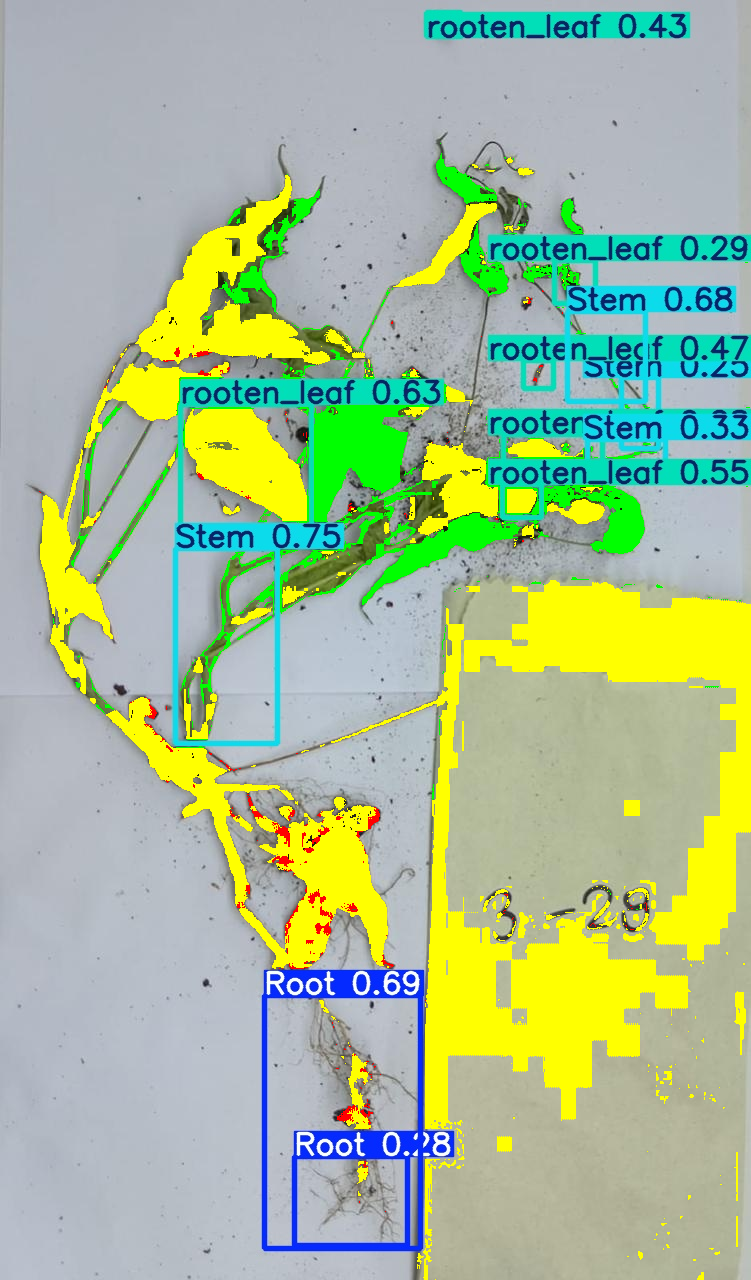
#> input picture UI/temp_analysis/analysis_img001_analysis.png, 751 x 1280 px; its folder holds only this picture in this run
$ python -i plant_analyzer.py   (imports and definitions only)
#> lines starting #> are read from the running program, lines starting #| are printed output that depends on the picture; after the words box and inside, x2 and y2 are one past the last pixel; in counts of white or black regions, pixels touching at a corner belong together
"""
Utilidades para análisis de afectación en hojas
"""

import cv2
import numpy as np
from pathlib import Path
from typing import Dict, List, Tuple, Optional

class PlantAnalyzer:
    """Clase para análisis de afectación en plantas"""

    def __init__(self):
        # Rangos de color en HSV para diferentes estados, ajustados según las imágenes
        self.color_ranges = {
            "sano": {
                # Verdes vibrantes y saludables
                "lower": np.array([35, 50, 50]),
                "upper": np.array([85, 255, 255])
            },
            "afectado": {
                # Tonos amarillentos y verdes pálidos
                "lower": np.array([20, 50, 50]),
                "upper": np.array([34, 255, 255])
            },
            "severo": {
                # Tonos marrones, cafés y áreas necróticas (secas/quemadas)
                "lower": np.array([5, 30, 20]),
                "upper": np.array([19, 255, 200])
            }
        }

        # Colores para visualización (BGR)
        self.visualization_colors = {
            "sano": [0, 255, 0],      # Verde
            "afectado": [0, 255, 255], # Amarillo
            "severo": [0, 0, 128]      # Marrón oscuro
        }

    def analyze_leaf_damage(self, image_path: str) -> Optional[Dict]:
        """
        Analizar daño en una hoja individual

        Args:
            image_path: Ruta a la imagen de la hoja

        Returns:
            Dict: Resultados del análisis o None si falla
        """
        try:
            # Cargar imagen
            img = cv2.imread(str(image_path))
#> img is the input picture: shape (1280, 751, 3); mean B, G, R 149, 188.3, 167
            if img is None:
                return None

            # Convertir a HSV
            hsv_img = cv2.cvtColor(img, cv2.COLOR_BGR2HSV)
#> hsv_img: shape (1280, 751, 3); mean H, S, V 79, 79.5, 197

            # Crear máscaras para cada estado
            masks = {}
            pixel_counts = {}

            for state, color_range in self.color_ranges.items():
                mask = cv2.inRange(hsv_img, color_range["lower"], color_range["upper"])
                masks[state] = mask
                pixel_counts[state] = cv2.countNonZero(mask)
#> this loop made 3 passes
#> pass 1, in analyze_leaf_damage, `mask = cv2.inRange(hsv_img, color_range["lower"], color_range["upper"])`:
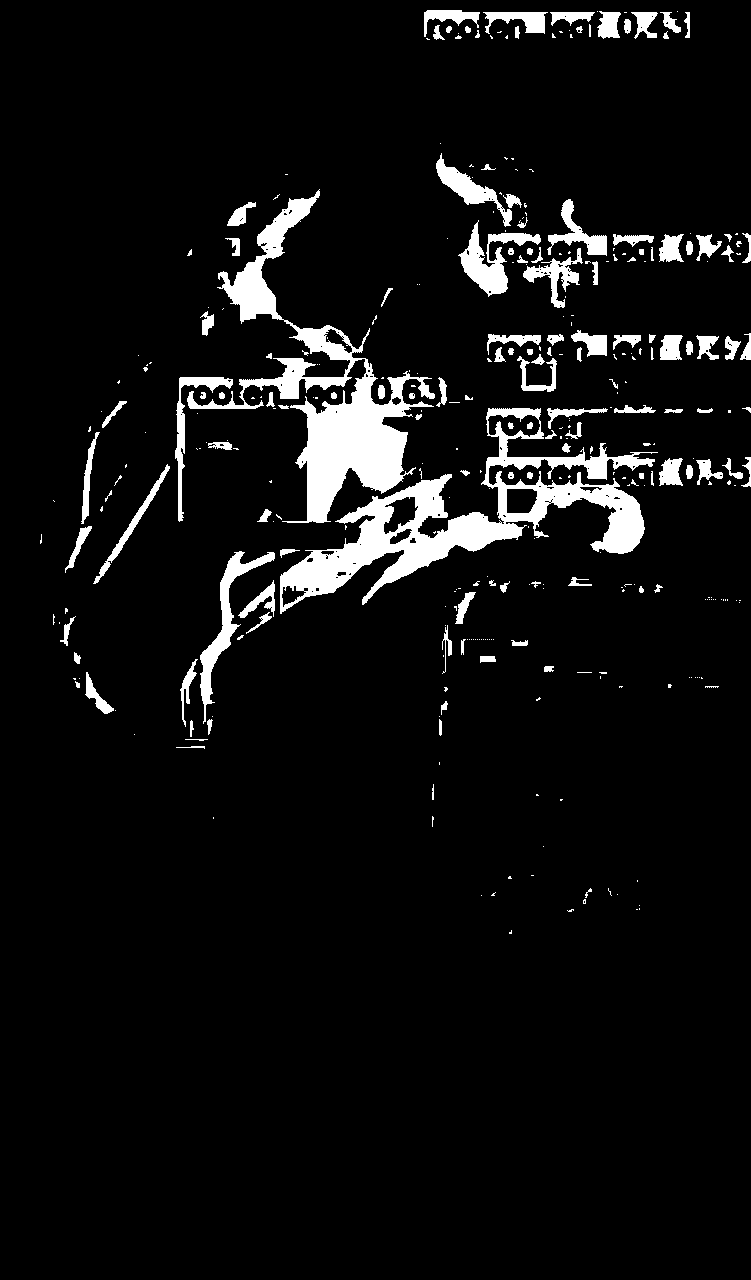
#> mask: shape (1280, 751); 6.4% white; 354 white regions (219 under 20 px), largest, box (x1, y1, x2, y2) and area: (280, 408, 658, 614) 17778, (187, 189, 435, 523) 16924, (200, 551, 275, 724) 2199
#> pass 3, in analyze_leaf_damage, `mask = cv2.inRange(hsv_img, color_range["lower"], color_range["upper"])`:
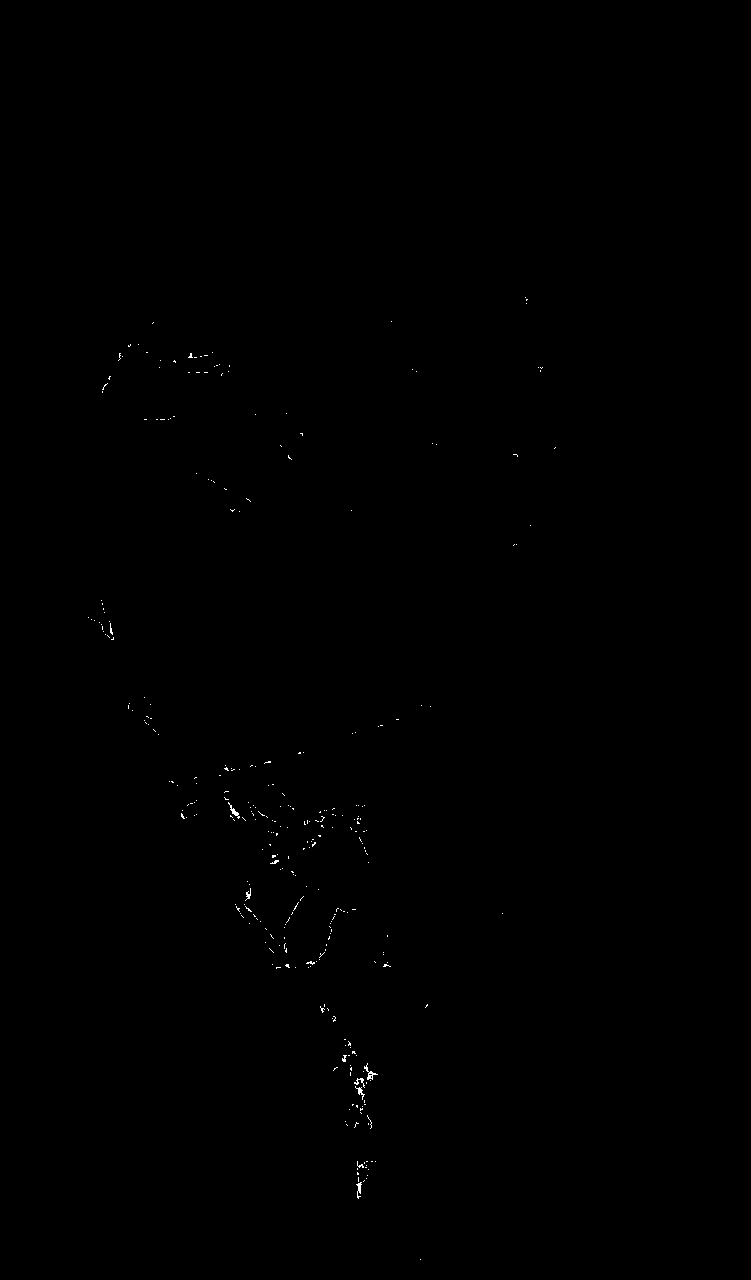
#> mask: shape (1280, 751); 0.13% white in thin lines or dots, all inside (x1, y1, x2, y2) = (88, 297, 556, 1260)
#> after the loop, masks = 3 items; pixel_counts = {'sano': 61613, 'afectado': 128156, 'severo': 1204}

            # Calcular total de píxeles de la planta
            total_plant_pixels = sum(pixel_counts.values())
#> total_plant_pixels = 190973

            if total_plant_pixels == 0:
                return {
                    "sano": 0.0,
                    "afectado": 0.0,
                    "severo": 0.0,
                    "afectacion_total": 0.0,
                    "total_pixels": 0,
                    "masks": masks,
                    "original_image": img
                }

            # Calcular porcentajes
            percentages = {}
            for state, count in pixel_counts.items():
                percentages[state] = (count / total_plant_pixels) * 100
#> this loop made 3 passes
#> (state, count) on passes 1 to 3: ('sano', 61613), ('afectado', 128156), ('severo', 1204)
#> after the loop, percentages = {'sano': 32.26, 'afectado': 67.11, 'severo': 0.63}

            # Afectación total
            afectacion_total = percentages["afectado"] + percentages["severo"]
#> afectacion_total = 67.74

            # Crear máscara superpuesta para visualización
            overlay_mask = np.zeros_like(img)
            for state, mask in masks.items():
                color = self.visualization_colors[state]
                overlay_mask[mask > 0] = color
#> this loop made 3 passes
#> (state, color) on passes 1 to 3: ('sano', [0, 255, 0]), ('afectado', [0, 255, 255]), ('severo', [0, 0, 128])
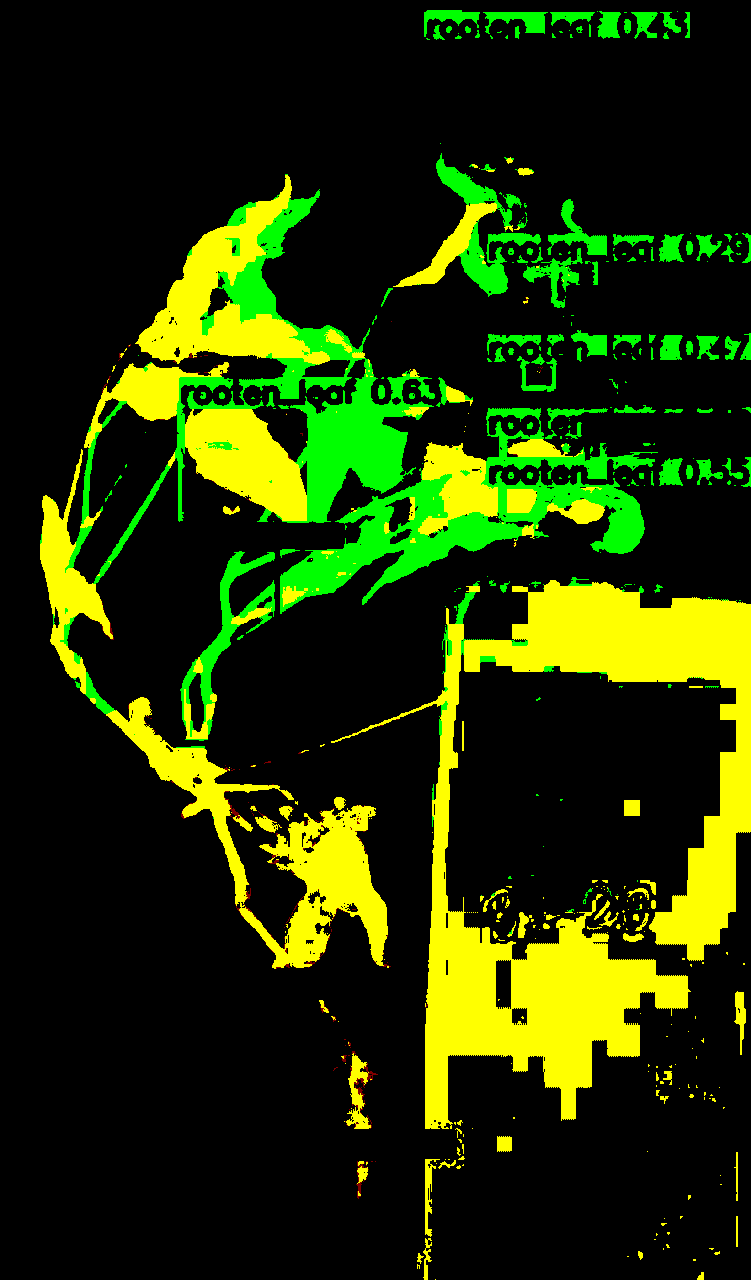
#> overlay_mask: shape (1280, 751, 3); mean of channels 0, 1, 2 0, 50.3, 34.2; drawn as B, G, R

            return {
                "sano": percentages["sano"],
                "afectado": percentages["afectado"],
                "severo": percentages["severo"],
                "afectacion_total": afectacion_total,
                "total_pixels": total_plant_pixels,
                "pixel_counts": pixel_counts,
                "masks": masks,
                "overlay_mask": overlay_mask,
                "original_image": img
            }

        except Exception as e:
            print(f"Error analizando imagen {image_path}: {e}")
            return None

    # [129 lines left out: functions analyze_crops_directory, calculate_summary_statistics, save_analysis_visualization, not called in this run]

>>> result = PlantAnalyzer().analyze_leaf_damage('../temp_analysis/analysis_img001_analysis.png')
#> result = 9 items

$ run again, on UI/temp_analysis/analysis_img002_analysis.png
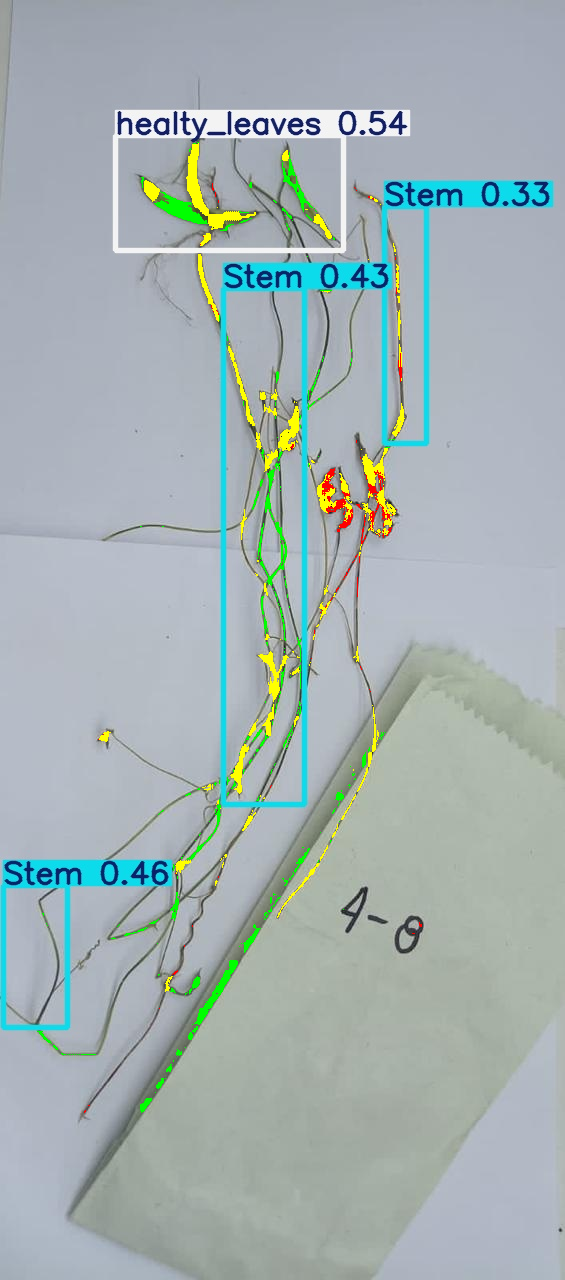
#> input picture UI/temp_analysis/analysis_img002_analysis.png, 565 x 1280 px
#> in analyze_leaf_damage, img is the input picture: shape (1280, 565, 3); mean B, G, R 178, 177.2, 163.6
#> hsv_img: shape (1280, 565, 3); mean H, S, V 91.3, 32.4, 185.3
#> the loop in analyze_leaf_damage, `for state, color_range in self.color_ranges.items():` made 3 passes
#> pass 1, in analyze_leaf_damage, `mask = cv2.inRange(hsv_img, color_range["lower"], color_range["upper"])`:
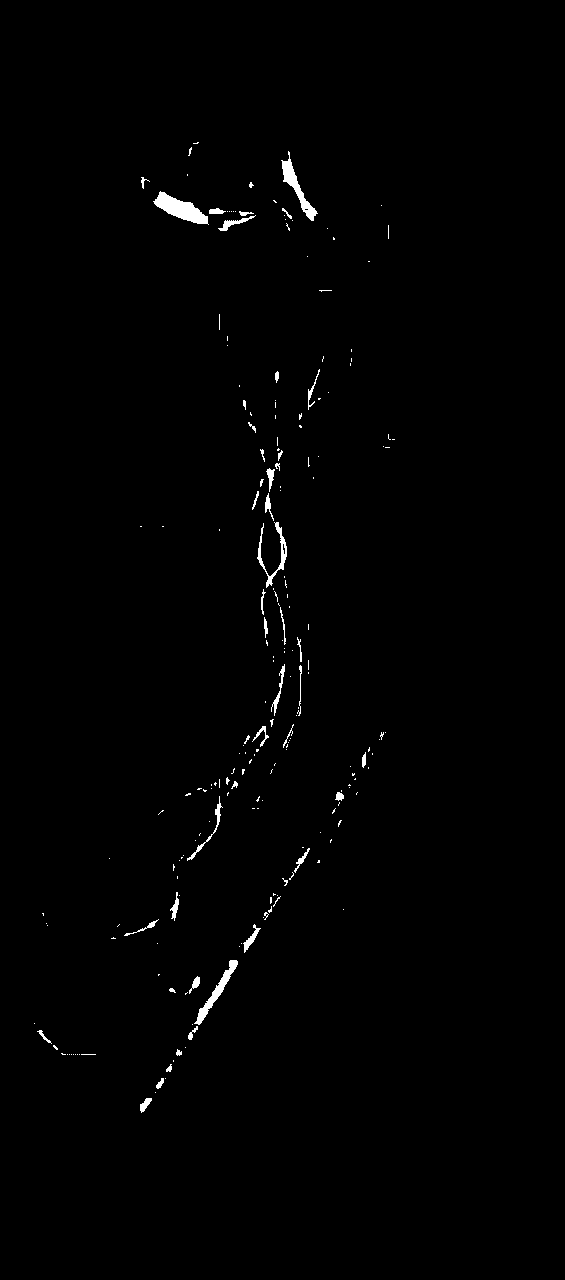
#> mask: shape (1280, 565); 0.79% white; 213 white regions (169 under 20 px), largest, box (x1, y1, x2, y2) and area: (153, 191, 209, 225) 839, (281, 151, 318, 221) 593, (194, 960, 238, 1025) 532
#> after the loop in analyze_leaf_damage, `for state, color_range in self.color_ranges.items():`: masks = 3 items; pixel_counts = {'sano': 5711, 'afectado': 6734, 'severo': 477}
#> total_plant_pixels = 12922
#> the loop in analyze_leaf_damage, `for state, count in pixel_counts.items():` made 3 passes
#> (state, count) on passes 1 to 3: ('sano', 5711), ('afectado', 6734), ('severo', 477)
#> after the loop in analyze_leaf_damage, `for state, count in pixel_counts.items():`: percentages = {'sano': 44.2, 'afectado': 52.11, 'severo': 3.69}
#> afectacion_total = 55.8
#> the loop in analyze_leaf_damage, `for state, mask in masks.items():` made 3 passes
#> (state, color) on passes 1 to 3: ('sano', [0, 255, 0]), ('afectado', [0, 255, 255]), ('severo', [0, 0, 128])
#> after the loop in analyze_leaf_damage, `for state, mask in masks.items():`:
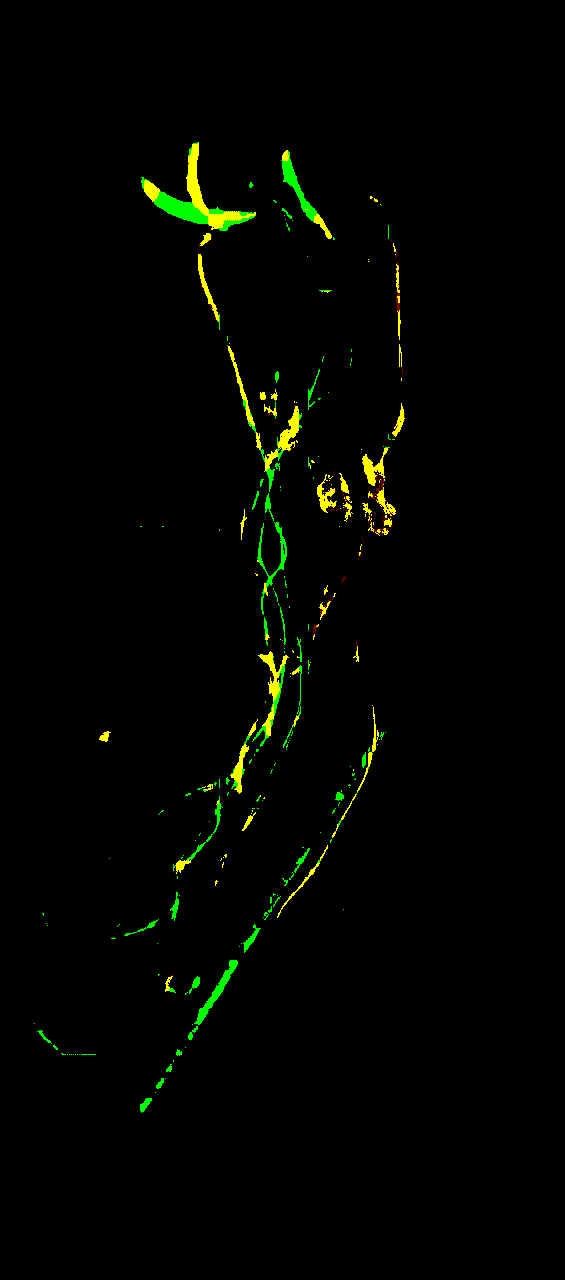
#> overlay_mask: shape (1280, 565, 3); mean of channels 0, 1, 2 0, 4.4, 2.5; drawn as B, G, R
#> result = 9 items
